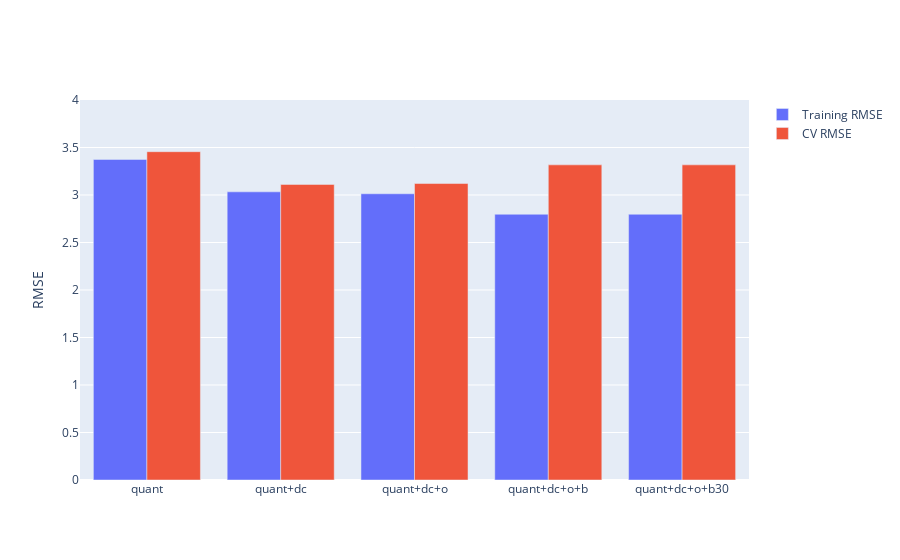

The notebook cell this image was saved under:
### Code cell
fig = compare_models(models)
fig.update_yaxes(range = [0, 4], title = "RMSE")

### Figure 1 — Plotly figure (JSON) as saved in the notebook; plotly's stock layout.template omitted (floating-point values rounded to 4 significant figures)
{"data": [{"name": "Training RMSE", "type": "bar", "x": ["quant", "quant+dc", "quant+dc+o", "quant+dc+o+b", "quant+dc+o+b30"], "y": [3.375, 3.033, 3.013, 2.797, 2.797]}, {"name": "CV RMSE", "type": "bar", "x": ["quant", "quant+dc", "quant+dc+o", "quant+dc+o+b", "quant+dc+o+b30"], "y": [3.456, 3.111, 3.121, 3.317, 3.317]}], "layout": {"yaxis": {"range": [0, 4], "title": {"text": "RMSE"}}}}
